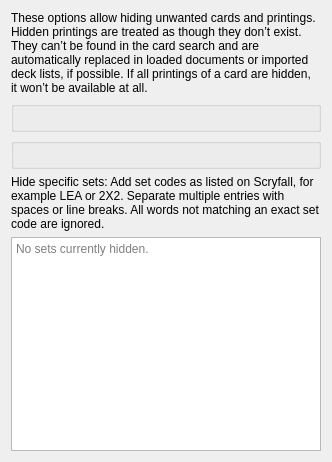
<?xml version="1.0" encoding="UTF-8"?>
<ui version="4.0">
 <class>HidePrintingsPage</class>
 <widget class="QWidget" name="HidePrintingsPage">
  <property name="geometry">
   <rect>
    <x>0</x>
    <y>0</y>
    <width>332</width>
    <height>462</height>
   </rect>
  </property>
  <layout class="QVBoxLayout" name="verticalLayout">
   <item>
    <widget class="QLabel" name="card_filter_settings_header_label">
     <property name="text">
      <string>These options allow hiding unwanted cards and printings. Hidden printings are treated as though they don’t exist. They can’t be found in the card search and are automatically replaced in loaded documents or imported deck lists, if possible. If all printings of a card are hidden, it won’t be available at all.</string>
     </property>
     <property name="wordWrap">
      <bool>true</bool>
     </property>
    </widget>
   </item>
   <item>
    <widget class="GeneralPrintingFilter" name="card_filter_general_settings"/>
   </item>
   <item>
    <widget class="FormatPrintingFilter" name="card_filter_format_settings"/>
   </item>
   <item>
    <widget class="QLabel" name="set_filter_label">
     <property name="text">
      <string>Hide specific sets: Add set codes as listed on Scryfall, for example LEA or 2X2. Separate multiple entries with spaces or line breaks. All words not matching an exact set code are ignored.</string>
     </property>
     <property name="wordWrap">
      <bool>true</bool>
     </property>
    </widget>
   </item>
   <item>
    <widget class="QPlainTextEdit" name="set_filter_settings">
     <property name="toolTip">
      <string>Example:

LEA DDU TC13 J21</string>
     </property>
     <property name="inputMethodHints">
      <set>Qt::ImhLatinOnly|Qt::ImhMultiLine|Qt::ImhNoAutoUppercase|Qt::ImhNoPredictiveText</set>
     </property>
     <property name="placeholderText">
      <string>No sets currently hidden.</string>
     </property>
    </widget>
   </item>
  </layout>
 </widget>
 <customwidgets>
  <customwidget>
   <class>GeneralPrintingFilter</class>
   <extends>QGroupBox</extends>
   <header>mtg_proxy_printer.ui.printing_filter_widgets</header>
   <container>1</container>
  </customwidget>
  <customwidget>
   <class>FormatPrintingFilter</class>
   <extends>QGroupBox</extends>
   <header>mtg_proxy_printer.ui.printing_filter_widgets</header>
   <container>1</container>
  </customwidget>
 </customwidgets>
 <resources/>
 <connections/>
</ui>
